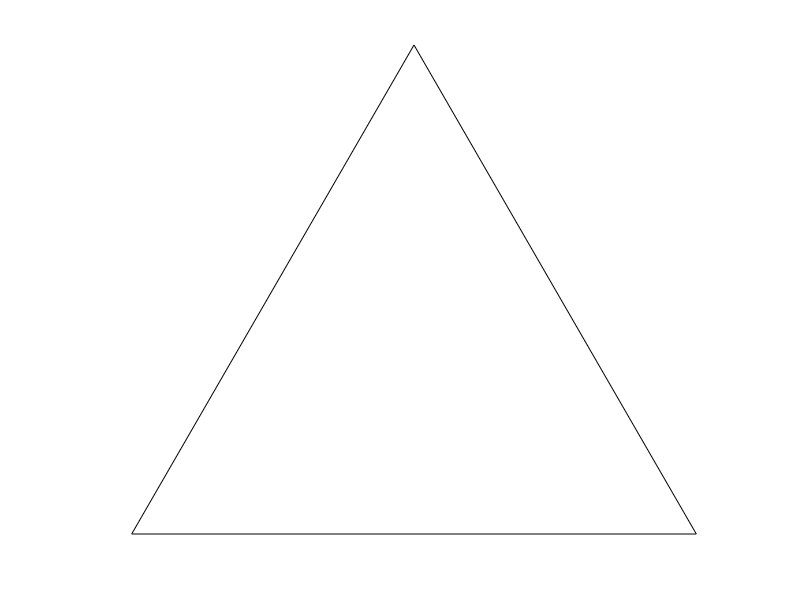

The MATLAB script that drew this image: (Note: this script raises an error after producing the figure.)
% k=4;
% 
% hold on
% % plot([0.1:0.01:6],(k+1)./[0.1:0.01:6],'k')
% % plot([0:0.01:6],k+1+[0:0.01:6]*0,'k')
% 
% plot([0.1:0.01:6],(k+1)^2/(k+3)./[0.1:0.01:6],'k--')
% plot([0:0.01:6],(k+1)^2/(k+3)+[0:0.01:6]*0,'k--')
% 
% xlim([0 6])
% ylim([0 6])
% 
% xlabel('$r_1$','Interpreter','LaTex','fontsize',14)
% ylabel('$r_2$','Interpreter','LaTex','fontsize',14)
% 
% box on
% set(gcf,'unit','centimeters','position',[1 1 10 9])







% figure('Name','ternary demo1_1','Units','normalized','Position',[.05,.2,.42,.56])
% 
% % 初始化三元相图(Init ternary plot)
% STA1=STernary();
% 
% 
% % 设置标签文本(Set Label string)
% set(STA1,'A_Label','String','D')
% set(STA1,'B_Label','String','P')
% set(STA1,'C_Label','String','C')
% 
% 
% % % 绘制散点图(Draw scatter plot)
% % A=rand(1,20);
% % B=rand(1,20);
% % C=rand(1,20);
% % STA1.SScatter(A,B,C,40,'filled','CData',[0,0,0]);
% % legend()
% 
% 
% STA1.SScatter(0,0,100,100,'filled','CData',[0,0,0]);
% STA1.SScatter(0,100,0,100,'CData',[0,0,0],'Markerfacecolor','w');
% 
% STA1.SScatter(20,30,50,100,'filled','CData',[0,0,0]);
% STA1.SPlot([0,100,50],[2,50,60],[3,80,50],'Linewidth',4)
% 
% % 设置A轴颜色和粗细(Set A_Axis's 'Color' and 'LineWidth')
% set(STA1,'A_Axis','Color','k')
% % 设置A轴主网格颜色和粗细(Set A_Grid's 'Color' and 'LineWidth')
% set(STA1,'A_Grid','Color','w')
% % 设置A轴次网格颜色线形
% set(STA1,'A_MinorGrid','Color','w')
% % 设置A轴主刻度颜色
% set(STA1,'A_Tick','Color','w')
% % 设置A轴次刻度颜色
% set(STA1,'A_MinorTick','w')
% % % 设置A轴刻度标签字体和颜色
% % set(STA1,'A_TickLabel','Color',[0,0,.8],'FontSize',16)
% % % 设置A轴标签字体和颜色及位置以及文本内容
% % set(STA1,'A_Label','Color',[0,0,.8],'FontSize',18,'Position',[.88,.6],'String',{'Ternary plot';'by Slandarer'})
% % 






hold on
plot([0,1],[0,0],'k')
plot([0,1/2],[0,1/2*tan(pi/3)],'k')
plot([1/2,1],[1/2*tan(pi/3),0],'k')

axis equal
axis off




xdata=y(:,1)+y(:,2)*cos(pi/3);
ydata=y(:,2)*sin(pi/3);
plot(xdata,ydata,'k')



scatter([0:0.03:0.03*28],0,80,'ok','filled')
scatter([1:-0.03:1-0.03*4],0,80,'ok','Markerfacecolor','w')
scatter(1/2,1/2*tan(pi/3),80,'ok','filled')


k_value=4;
r_value=3;c_value=1;
alpha_value=0.7;beta_value=0.7;
x1=0;x2=1-1/(k_value*(alpha_value+beta_value))*(-r_value*c_value/(k_value+1)+c_value+k_value*alpha_value);
xdata=x1+x2*cos(pi/3);
ydata=x2*sin(pi/3);
scatter(xdata,ydata,80,'ok','Markerfacecolor','w')

x1=1+(r_value/(k_value+1)-1)*c_value/(k_value*beta_value);x2=0;
xdata=x1+x2*cos(pi/3);
ydata=x2*sin(pi/3);
scatter(xdata,ydata,80,'ok','Markerfacecolor','w')






% h=fill([0,1/4,1,0],[0,1/4*tan(pi/3),0,0],'r')
% set(h,'edgealpha',0,'facealpha',0.3)

text(0-0.08,0-0.01,'$P$','Interpreter','Latex','FontSize',19)
text(1+0.03,0-0.01,'$C$','Interpreter','Latex','FontSize',19)













%% phase diagram peer punishment at r=2.0
hold on
box on


xlim([0 2.5])
ylim([0 1])
k=4;c=1;r=2;


alpha=[0:0.01:1];



% plot((k+1)/3*(-r*c/(k+1)+c+k*alpha)-alpha,alpha,'Color',0.95*[1,1,1],'Linewidth',3)
% plot((k+1)/(k^2+k-3)*(-r*c/(k+1)+c)+3*alpha/(k^2+k-3),alpha,'Color',0.95*[1,1,1],'Linewidth',3)
% 
% plot(BR20DE1(:,2),BR20DE1(:,1),'Color',[237,32,36]/255,'Linewidth',1)
% plot(BR20DE2(:,2),BR20DE2(:,1),'Color',[237,32,36]/255,'Linewidth',1)
% plot(BR2DCEd(:,2),BR2DCEd(:,1),'Color',[57,83,164]/255,'Linewidth',1)
% plot(BR2DCEu(:,2),BR2DCEu(:,1),'Color','k','Linewidth',1)






plot(BR20DE1(:,2),BR20DE1(:,1),'Color',0.95*[1,1,1],'Linewidth',3)
plot(BR20DE2(:,2),BR20DE2(:,1),'Color',0.95*[1,1,1],'Linewidth',3)
plot(BR2DCEd(:,2),BR2DCEd(:,1),'Color',0.95*[1,1,1],'Linewidth',3)
plot(BR2DCEu(:,2),BR2DCEu(:,1),'Color',0.95*[1,1,1],'Linewidth',3)

plot((k+1)/3*(-r*c/(k+1)+c+k*alpha)-alpha,alpha,'Color',[57,83,164]/255,'Linewidth',1)
plot((k+1)/(k^2+k-3)*(-r*c/(k+1)+c)+3*alpha/(k^2+k-3),alpha,'Color',[237,32,36]/255,'Linewidth',1)




xlabel('$\beta$','Interpreter','LaTex','fontsize',12)
ylabel('$\alpha$','Interpreter','LaTex','fontsize',12)
set(gcf,'unit','centimeters','position',[1 1 11 8])




%% phase diagram peer punishment at r=3.5
hold on
box on


xlim([0 0.4])
ylim([0 0.5])
k=4;c=1;r=3.5;



plot((k+1)/3*(-r*c/(k+1)+c+k*alpha)-alpha,alpha,'Color',0.95*[1,1,1],'Linewidth',3)
plot((k+1)/(k^2+k-3)*(-r*c/(k+1)+c)+3*alpha/(k^2+k-3),alpha,'Color',0.95*[1,1,1],'Linewidth',3)

plot(BR35DE1(:,2),BR35DE1(:,1),'Color',[237,32,36]/255,'Linewidth',1)
plot(BR35DE2(:,2),BR35DE2(:,1),'Color',[57,83,164]/255,'Linewidth',1)
plot(BR35DE3(:,2),BR35DE3(:,1),'Color',[237,32,36]/255,'Linewidth',1)




% plot(BR35DE1(:,2),BR35DE1(:,1),'Color',0.95*[1,1,1],'Linewidth',3)
% plot(BR35DE2(:,2),BR35DE2(:,1),'Color',0.95*[1,1,1],'Linewidth',3)
% plot(BR35DE3(:,2),BR35DE3(:,1),'Color',0.95*[1,1,1],'Linewidth',3)
% 
% plot((k+1)/3*(-r*c/(k+1)+c+k*alpha)-alpha,alpha,'Color',[57,83,164]/255,'Linewidth',1)
% plot((k+1)/(k^2+k-3)*(-r*c/(k+1)+c)+3*alpha/(k^2+k-3),alpha,'Color',[237,32,36]/255,'Linewidth',1)


xlabel('$\beta$','Interpreter','LaTex','fontsize',12)
ylabel('$\alpha$','Interpreter','LaTex','fontsize',12)
set(gcf,'unit','centimeters','position',[1 1 11 8])




%% phase diagram pool punishment at r=2.0
hold on
box on

xlim([0 3])
ylim([0 1])
k=4;c=1;r=2;



alpha=[0:0.01:1];

plot((k+1)/2*(-r*c/(k+1)+c+alpha),alpha,'Color',0.95*[1,1,1],'Linewidth',3)
plot((k+1)*(k-1)^(k-1)/(1-(k+1)*(k-1)^(k-1))*(r*c/(k+1)-c-alpha),alpha,'Color',0.95*[1,1,1],'Linewidth',3)

plot(r2DO1(:,2),r2DO1(:,1),'Color','k','Linewidth',1)
plot(r2DO2(:,2),r2DO2(:,1),'Color','k','Linewidth',1)
plot(r2DO3(:,2),r2DO3(:,1),'Color','k','Linewidth',1)
plot(r2Osec(:,2),r2Osec(:,1),'Color','k','Linewidth',1)
plot(r2D1(:,2),r2D1(:,1),'Color',[237,32,36]/255,'Linewidth',1)
plot(r2D2(:,2),r2D2(:,1),'Color',[237,32,36]/255,'Linewidth',1)
plot(r2Ofir(:,2),r2Ofir(:,1),'Color',[57,83,164]/255,'Linewidth',1)



% plot(r2D1(:,2),r2D1(:,1),'Color',0.95*[1,1,1],'Linewidth',3)
% plot(r2D2(:,2),r2D2(:,1),'Color',0.95*[1,1,1],'Linewidth',3)
% plot(r2DO1(:,2),r2DO1(:,1),'Color',0.95*[1,1,1],'Linewidth',3)
% plot(r2DO2(:,2),r2DO2(:,1),'Color',0.95*[1,1,1],'Linewidth',3)
% plot(r2DO3(:,2),r2DO3(:,1),'Color',0.95*[1,1,1],'Linewidth',3)
% plot(r2Ofir(:,2),r2Ofir(:,1),'Color',0.95*[1,1,1],'Linewidth',3)
% plot(r2Osec(:,2),r2Osec(:,1),'Color',0.95*[1,1,1],'Linewidth',3)
% 
% 
% plot((k+1)/2*(-r*c/(k+1)+c+alpha),alpha,'Color',[57,83,164]/255,'Linewidth',1)
% plot((k+1)*(k-1)^(k-1)/(1-(k+1)*(k-1)^(k-1))*(r*c/(k+1)-c-alpha),alpha,'Color',[237,32,36]/255,'Linewidth',1)



xlabel('$\beta$','Interpreter','LaTex','fontsize',12)
ylabel('$\alpha$','Interpreter','LaTex','fontsize',12)
set(gcf,'unit','centimeters','position',[1 1 11 8])




%% phase diagram pool punishment at r=3.5
hold on
box on

xlim([0 3])
ylim([0 1])
k=4;c=1;r=3.5;



alpha=[0:0.01:1];

% plot((k+1)/2*(-r*c/(k+1)+c+alpha),alpha,'Color',0.95*[1,1,1],'Linewidth',3)
% plot((k+1)*(k-1)^(k-1)/(1-(k+1)*(k-1)^(k-1))*(r*c/(k+1)-c-alpha),alpha,'Color',0.95*[1,1,1],'Linewidth',3)
% 
% plot(r35CDOirreg(:,2),r35CDOirreg(:,1),'Color','k','Linewidth',1)
% plot(r35CDOirreg2(:,2),r35CDOirreg2(:,1),'Color','k','Linewidth',1)
% plot(r35CDOreg(:,2),r35CDOreg(:,1),'Color',[57,83,164]/255,'Linewidth',1)
% plot(strata(:,2),strata(:,1),'Color',[237,32,36]/255,'Linewidth',1)
% plot(stratb(:,2),stratb(:,1),'Color','k','Linewidth',1)
% plot(stratc(:,2),stratc(:,1),'Color',[57,83,164]/255,'Linewidth',1)




plot(r35CDOirreg(:,2),r35CDOirreg(:,1),'Color',0.95*[1,1,1],'Linewidth',3)
plot(r35CDOirreg2(:,2),r35CDOirreg2(:,1),'Color',0.95*[1,1,1],'Linewidth',3)
plot(r35CDOreg(:,2),r35CDOreg(:,1),'Color',0.95*[1,1,1],'Linewidth',3)
plot(strata(:,2),strata(:,1),'Color',0.95*[1,1,1],'Linewidth',3)
plot(stratb(:,2),stratb(:,1),'Color',0.95*[1,1,1],'Linewidth',3)
plot(stratc(:,2),stratc(:,1),'Color',0.95*[1,1,1],'Linewidth',3)

plot((k+1)/2*(-r*c/(k+1)+c+alpha),alpha,'Color',[57,83,164]/255,'Linewidth',1)
plot((k+1)*(k-1)^(k-1)/(1-(k+1)*(k-1)^(k-1))*(r*c/(k+1)-c-alpha),alpha,'Color',[237,32,36]/255,'Linewidth',1)




xlabel('$\beta$','Interpreter','LaTex','fontsize',12)
ylabel('$\alpha$','Interpreter','LaTex','fontsize',12)
set(gcf,'unit','centimeters','position',[1 1 11 8])




%% phase diagram peer reward at r=2.0
hold on
box on


xlim([0 1.5])
ylim([0 0.2])
k=4;c=1;r=2;


alpha=[0:0.01:0.2];



plot(k*(k+1)/(k*(k+1)-3)*(-r*c/(k+1)+c)+alpha,alpha,'Color',0.95*[1,1,1],'Linewidth',3)

plot(r20line1(:,2),r20line1(:,1),'Color',[237,32,36]/255,'Linewidth',1)
plot(r20line2(:,2),r20line2(:,1),'Color','k','Linewidth',1)
plot(r20line3(:,2),r20line3(:,1),'Color',[57,83,164]/255,'Linewidth',1)
plot(r20line4(:,2),r20line4(:,1),'Color','k','Linewidth',1)





% plot(r20line1(:,2),r20line1(:,1),'Color',0.95*[1,1,1],'Linewidth',1)
% plot(r20line2(:,2),r20line2(:,1),'Color',0.95*[1,1,1],'Linewidth',1)
% plot(r20line3(:,2),r20line3(:,1),'Color',0.95*[1,1,1],'Linewidth',3)
% plot(r20line4(:,2),r20line4(:,1),'Color',0.95*[1,1,1],'Linewidth',3)
% 
% plot(k*(k+1)/(k*(k+1)-3)*(-r*c/(k+1)+c)+alpha,alpha,'Color',[237,32,36]/255,'Linewidth',1)




xlabel('$\gamma$','Interpreter','LaTex','fontsize',12)
ylabel('$\alpha$','Interpreter','LaTex','fontsize',12)
set(gcf,'unit','centimeters','position',[1 1 11 8])



%% phase diagram peer reward at r=3.5
hold on
box on


xlim([0 1.5])
ylim([0 0.2])
k=4;c=1;r=3.5;


alpha=[0:0.01:0.2];



% plot(k*(k+1)/(k*(k+1)-3)*(-r*c/(k+1)+c)+alpha,alpha,'Color',0.95*[1,1,1],'Linewidth',3)
% 
% plot(r35line1(:,1),r35line1(:,2),'Color',[237,32,36]/255,'Linewidth',1)
% plot(r35line2(:,1),r35line2(:,2),'Color',[57,83,164]/255,'Linewidth',1)
% plot(r35line3(:,1),r35line3(:,2),'Color','k','Linewidth',1)






plot(r35line1(:,1),r35line1(:,2),'Color',0.95*[1,1,1],'Linewidth',3)
plot(r35line2(:,1),r35line2(:,2),'Color',0.95*[1,1,1],'Linewidth',3)
plot(r35line3(:,1),r35line3(:,2),'Color',0.95*[1,1,1],'Linewidth',3)

plot(k*(k+1)/(k*(k+1)-3)*(-r*c/(k+1)+c)+alpha,alpha,'Color',[237,32,36]/255,'Linewidth',1)




xlabel('$\gamma$','Interpreter','LaTex','fontsize',12)
ylabel('$\alpha$','Interpreter','LaTex','fontsize',12)
set(gcf,'unit','centimeters','position',[1 1 11 8])



%% phase diagram multi-stage
hold on
box on

axis equal
xlim([1 6])
ylim([1 6])
k=4;c=1;


r1=[1:0.01:6];



plot(r1,(k+1)./r1,'Color',0.95*[1,1,1],'Linewidth',3)
plot(r1,k+1+r1*0,'Color',0.95*[1,1,1],'Linewidth',3)

plot(CCdown(:,1),CCdown(:,2),'Color',[57,83,164]/255,'Linewidth',1)
plot(CDdown(:,1),CDdown(:,2),'Color','k','Linewidth',1)
plot(CDup(:,1),CDup(:,2),'Color','k','Linewidth',1)
plot(CDCCleft(:,1),CDCCleft(:,2),'Color','k','Linewidth',1)
plot(DDup(:,1),DDup(:,2),'Color',[237,32,36]/255,'Linewidth',1)
plot(DDCCs(:,1),DDCCs(:,2),'Color','k','Linewidth',1)
plot(DDCCf1(:,1),DDCCf1(:,2),'Color','k','Linewidth',1)
plot(DDCCf2(:,1),DDCCf2(:,2),'Color','k','Linewidth',1)
plot(DDCCf2(:,1),DDCCf2(:,2),'Color','k','Linewidth',1)
plot(DDCD(:,1),DDCD(:,2),'Color','k','Linewidth',1)



% plot(CCdown(:,1),CCdown(:,2),'Color',0.95*[1,1,1],'Linewidth',3)
% plot(CDdown(:,1),CDdown(:,2),'Color',0.95*[1,1,1],'Linewidth',3)
% plot(CDup(:,1),CDup(:,2),'Color',0.95*[1,1,1],'Linewidth',3)
% plot(CDCCleft(:,1),CDCCleft(:,2),'Color',0.95*[1,1,1],'Linewidth',3)
% plot(DDup(:,1),DDup(:,2),'Color',0.95*[1,1,1],'Linewidth',3)
% plot(DDCCs(:,1),DDCCs(:,2),'Color',0.95*[1,1,1],'Linewidth',3)
% plot(DDCCf1(:,1),DDCCf1(:,2),'Color',0.95*[1,1,1],'Linewidth',3)
% plot(DDCCf2(:,1),DDCCf2(:,2),'Color',0.95*[1,1,1],'Linewidth',3)
% plot(DDCCf2(:,1),DDCCf2(:,2),'Color',0.95*[1,1,1],'Linewidth',3)
% plot(DDCD(:,1),DDCD(:,2),'Color',0.95*[1,1,1],'Linewidth',3)
% 
% plot(r1,(k+1)./r1,'Color',[237,32,36]/255,'Linewidth',1)
% plot(r1,k+1+r1*0,'Color',[57,83,164]/255,'Linewidth',1)




xlabel('$r_1$','Interpreter','LaTex','fontsize',12)
ylabel('$r_2$','Interpreter','LaTex','fontsize',12)
set(gcf,'unit','centimeters','position',[1 1 11 8])
